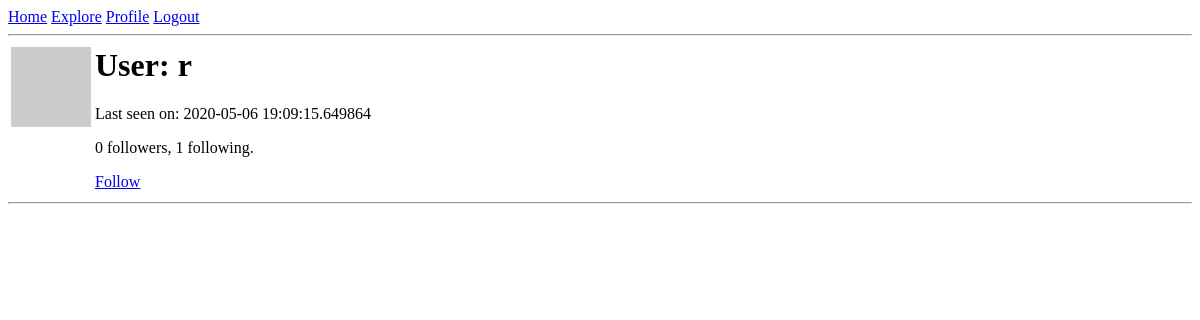
The app's page /user/r (signed in), older data.
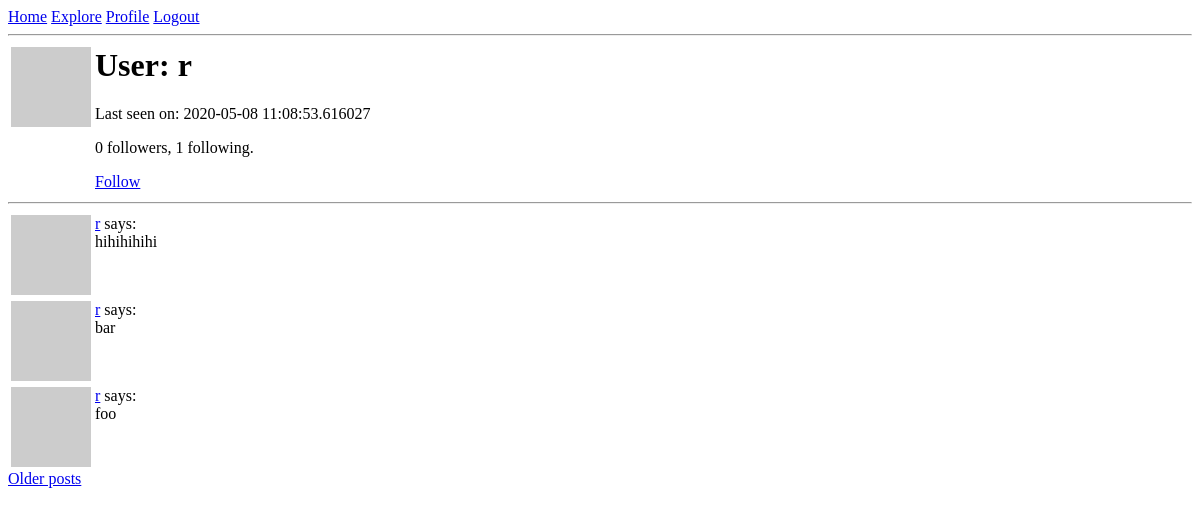
The same page, newer data.
### app/models.py (models this page shows, shortened)
class User(UserMixin, db.Model):
    id = db.Column(db.Integer, primary_key=True)
    username = db.Column(db.String(64), index=True, unique=True)
    email = db.Column(db.String(120), index=True, unique=True)
    password_hash = db.Column(db.String(128))
    about_me = db.Column(db.String(140))
    last_seen = db.Column(db.DateTime, default = datetime.utcnow)
    posts = db.relationship('Post', backref='author', lazy='dynamic')
    followed = db.relationship(
        'User', secondary=followers,
        primaryjoin=(followers.c.follower_id == id),
        secondaryjoin=(followers.c.followed_id == id),
        backref=db.backref('followers', lazy='dynamic'), lazy='dynamic'
    )
    def avatar(self, size):
        digest = md5(self.email.lower().encode('utf-8')).hexdigest()
        return 'https://www.gravatar.com/avatar/{}?d=retro&s={}'.format(digest, size)
    def is_following(self, user): #helper method
        return self.followed.filter(
            followers.c.followed_id == user.id).count() > 0

class Post(db.Model):
    id = db.Column(db.Integer, primary_key=True)
    body = db.Column(db.String(140))
    timestamp = db.Column(db.DateTime, index=True, default=datetime.utcnow)
    user_id = db.Column(db.Integer, db.ForeignKey('user.id'))

### app/routes.py (the view)
@app.route('/user/<username>') #dynamic content in <>
@login_required
def user(username):
    user = User.query.filter_by(username=username).first_or_404()
    page = request.args.get('page', 1, type=int)
    posts = user.posts.order_by(Post.timestamp.desc()).paginate(page, app.config['POSTS_PER_PAGE'], False)
    next_url = url_for('user', username=user.username, page=posts.next_num) if posts.has_next else None
    prev_url = url_for('user', username=user.username, page=posts.prev_num) if posts.has_prev else None
    return render_template('user.html', user=user, posts=posts.items, prev_url=prev_url, next_url=next_url)

### app/models.py (called while the page is built)
@login.user_loader
def load_user(id):
    return User.query.get(int(id))

### app/routes.py (called while the page is built)
@app.before_request
def before_request():
    if current_user.is_authenticated:
        current_user.last_seen = datetime.utcnow()
        db.session.commit()

### app/templates/user.html (shortened to what this page needs)
{% extends "base.html" %}
{% block content %}
    <table>
        <tr valign="top">
            <td><img src="{{ user.avatar(128) }}"></td>
            <td>
                <h1>User: {{ user.username }}</h1>
                {% if user.last_seen %}<p>Last seen on: {{ user.last_seen }}</p>{% endif %}
                <p>{{ user.followers.count() }} followers, {{ user.followed.count() }} following.</p>
                {% if user == current_user %}
                <p><a href="{{ url_for('edit_profile') }}">Edit your profile</a></p>
                {% elif not current_user.is_following(user) %}
                <p><a href="{{ url_for('follow', username=user.username) }}">Follow</a></p>
                {% else %}
                <p><a href="{{ url_for('unfollow', username=user.username) }}">Unfollow</a></p>
                {% endif %}
            </td>
        </tr>
    </table>
    <hr>
    {% for post in posts %}
        {% include '_post.html' %}
    {% endfor %}
    {% if next_url %}
        <a href="{{ next_url }}">Older posts</a>
    {% endif %}
{% endblock %}

### app/templates/_post.html
<table>
    <tr valign="top">
        <td>
            <a href="{{ url_for('user', username=post.author.username) }}">
                <img src="{{ post.author.avatar(36) }}">
            </a>
        </td>
        <td>
            <a href="{{ url_for('user', username=post.author.username) }}">{{ post.author.username }}</a>
            says:<br />{{ post.body }}
        </td>
    </tr>
</table>

Row changes from the older to the newer data that the page shows:
changed User: last_seen "2020-05-06 19:09:15.649864" → "2020-05-08 11:08:53.616027"
added Post: author.username "r", body "hihihihihi"
added Post: author.username "r", body "bar"
added Post: author.username "r", body "foo"
Text that changed along with them:
text now shown: "Older posts"
